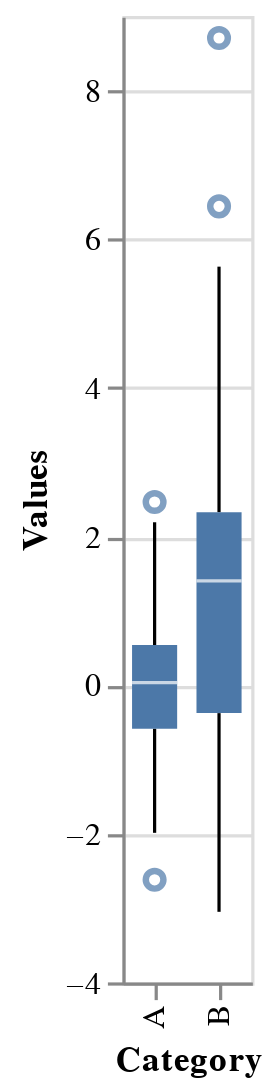

Source (notebook cell):
### Code cell
# @title Box Plot
data = pd.DataFrame({
    'Category': ['A'] * 100 + ['B'] * 100,
    'Values': np.concatenate([np.random.normal(loc=0, scale=1, size=100),
                              np.random.normal(loc=1, scale=2, size=100)])
})

alt.Chart(data).mark_boxplot().encode(
    alt.X('Category:O'),
    alt.Y('Values:Q')
)

### Figure 1 — Vega-Lite specification as saved in the notebook (floating-point values rounded to 4 significant figures; data arrays with more than 128 entries replaced by an {"elided": "..."} marker saying what was removed)
{"config": {"view": {"continuousWidth": 400, "continuousHeight": 300}}, "data": {"name": "data-c2be8d05f7d91278cf68a638f99d9a60"}, "mark": "boxplot", "encoding": {"x": {"field": "Category", "type": "ordinal"}, "y": {"field": "Values", "type": "quantitative"}}, "$schema": "https://vega.github.io/schema/vega-lite/v4.17.0.json", "datasets": {"data-c2be8d05f7d91278cf68a638f99d9a60": {"elided": "200 records"}}}
